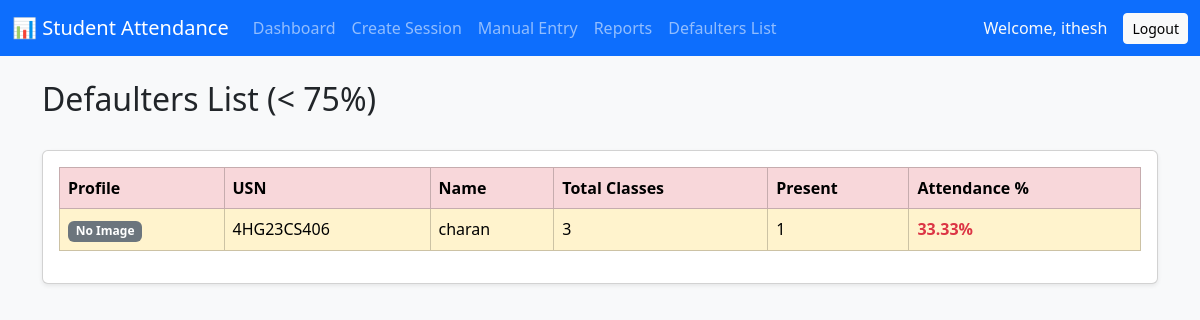
Screenshot of /defaulters/ (signed in) with the database file from the repository.
### attendence/models.py (models this page shows, shortened)
class Student(models.Model):
    usn=models.CharField(max_length=20,unique=True)
    first_name=models.CharField(max_length=100)
    last_name=models.CharField(max_length=100)
    email=models.EmailField(unique=True)
    phone=models.CharField(max_length=15,unique=True,blank=True,null=True)
    department=models.CharField(max_length=50)
    semester=models.IntegerField()
    date_of_birth=models.DateField(null=True,blank=True)
    address=models.TextField(blank=True)
    profile_image=models.ImageField(upload_to='students/',null=True,blank=True)
    is_active=models.BooleanField(default=True)
    created_at=models.DateTimeField(auto_now_add=True)
    updated_at=models.DateTimeField(auto_now=True)

### attendence/views.py (the view)
# urls.py: path('defaulters/', views.defaulters_list, name='defaulters_list'),
@staff_member_required
def defaulters_list(request):
    students = Student.objects.all()
    defaulters = []
    for student in students:
        total = Attendance.objects.filter(student=student).count()
        present = Attendance.objects.filter(student=student, status='Present').count()
        if total > 0:
            percentage = round((present / total) * 100, 2)
            if percentage < 75.0:
                defaulters.append({
                    'student': student,
                    'total': total,
                    'present': present,
                    'percentage': percentage
                })
    return render(request, 'defaulters.html', {'defaulters': defaulters})

### attendence/templates/defaulters.html (shortened to what this page needs)
{% extends 'base.html' %}
{% block content %}
<div class="d-flex justify-content-between align-items-center mb-4">
    <h2>Defaulters List (< 75%)</h2>
</div>
<div class="card shadow-sm">
    <div class="card-body">
        {% if defaulters %}
        <table class="table table-bordered table-hover">
            <thead class="table-danger">
                <tr>
                    <th>Profile</th>
                    <th>USN</th>
                    <th>Name</th>
                    <th>Total Classes</th>
                    <th>Present</th>
                    <th>Attendance %</th>
                </tr>
            </thead>
            <tbody>
                {% for data in defaulters %}
                <tr class="table-warning">
                    <td>
                        {% if data.student.profile_image %}
                        <img src="{{ data.student.profile_image.url }}" alt="Profile" width="40" height="40" class="rounded-circle">
                        {% else %}
                        <span class="badge bg-secondary">No Image</span>
                        {% endif %}
                    </td>
                    <td>{{ data.student.usn }}</td>
                    <td>{{ data.student.first_name }} {{ data.student.last_name }}</td>
                    <td>{{ data.total }}</td>
                    <td>{{ data.present }}</td>
                    <td class="text-danger fw-bold">{{ data.percentage }}%</td>
                </tr>
                {% endfor %}
            </tbody>
        </table>
        {% else %}
        <div class="alert alert-success mt-3">
            🎉 Great! No students have attendance below 75%.
        </div>
        {% endif %}
    </div>
</div>
{% endblock %}

### attendence/templates/base.html (shortened to what this page needs)
<!DOCTYPE html>
<html lang="en">
<head>
    <link href="https://cdn.jsdelivr.net/npm/bootstrap@5.3.2/dist/css/bootstrap.min.css" rel="stylesheet">
</head>
<body>
<nav class="navbar navbar-expand-lg navbar-dark bg-primary">
  <div class="container-fluid">
    <a class="navbar-brand" href="{% url 'welcome' %}">📊 Student Attendance</a>
    <div class="collapse navbar-collapse" id="navbarNav">
      <ul class="navbar-nav me-auto">
        {% if user.is_authenticated %}
            {% if user.is_staff %}
            <li class="nav-item">
              <a class="nav-link" href="{% url 'dashboard' %}">Dashboard</a>
            </li>
            <li class="nav-item">
              <a class="nav-link" href="{% url 'create_session' %}">Create Session</a>
            </li>
            <li class="nav-item">
              <a class="nav-link" href="{% url 'mark_attendance' %}">Manual Entry</a>
            </li>
            <li class="nav-item">
              <a class="nav-link" href="{% url 'attendance_report' %}">Reports</a>
            </li>
            <li class="nav-item">
              <a class="nav-link" href="{% url 'defaulters_list' %}">Defaulters List</a>
            </li>
            {% else %}
            <li class="nav-item">
              <a class="nav-link" href="{% url 'student_portal' %}">Student Portal</a>
            </li>
            {% endif %}
        {% endif %}
      </ul>
      {% if user.is_authenticated %}
      <div class="d-flex text-light align-items-center">
        <span class="me-3">Welcome, {{ user.username }}</span>
        <form action="{% url 'logout' %}" method="post" class="m-0">
            <button type="submit" class="btn btn-sm btn-light">Logout</button>
        </form>
      </div>
      {% endif %}
    </div>
  </div>
</nav>
<div class="container mt-4">
    {% block content %}
    {% endblock content %}
</div>
</body>
</html>

### attendence/templates/base.html (style rules this page uses)
body { background-color: #f8f9fa; }

### rows the page displays
Student: profile_image "No Image", student.usn "4HG23CS406", student.first_name "charan", total "3", present "1", percentage "33.33"

### other values shown
{{ user.username }} "ithesh"
